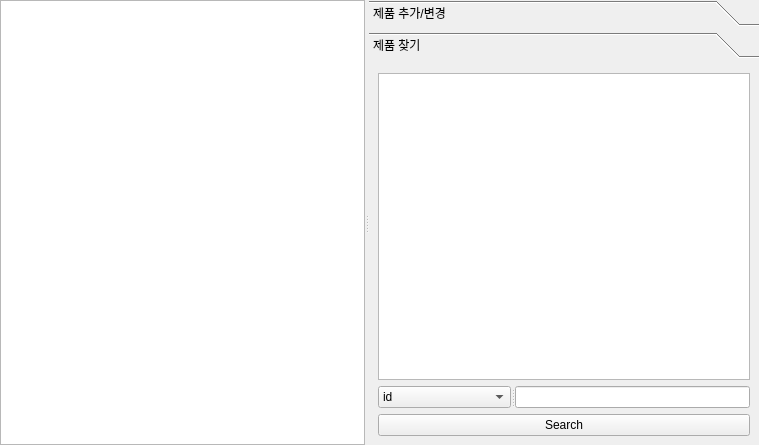
<?xml version="1.0" encoding="UTF-8"?>
<ui version="4.0">
 <class>ProductUI</class>
 <widget class="QWidget" name="ProductUI">
  <property name="geometry">
   <rect>
    <x>0</x>
    <y>0</y>
    <width>759</width>
    <height>445</height>
   </rect>
  </property>
  <property name="windowTitle">
   <string>Form</string>
  </property>
  <layout class="QHBoxLayout" name="horizontalLayout_4">
   <property name="leftMargin">
    <number>0</number>
   </property>
   <property name="topMargin">
    <number>0</number>
   </property>
   <property name="rightMargin">
    <number>0</number>
   </property>
   <property name="bottomMargin">
    <number>0</number>
   </property>
   <item>
    <widget class="QSplitter" name="splitter_2">
     <property name="orientation">
      <enum>Qt::Orientation::Horizontal</enum>
     </property>
     <widget class="QTableView" name="MainTableView">
      <property name="mouseTracking">
       <bool>true</bool>
      </property>
     </widget>
     <widget class="QToolBox" name="PToolBox">
      <property name="currentIndex">
       <number>1</number>
      </property>
      <widget class="QWidget" name="ProductAdd">
       <property name="geometry">
        <rect>
         <x>0</x>
         <y>0</y>
         <width>387</width>
         <height>397</height>
        </rect>
       </property>
       <attribute name="label">
        <string>제품 추가/변경</string>
       </attribute>
       <layout class="QGridLayout" name="gridLayout">
        <item row="0" column="0">
         <layout class="QHBoxLayout" name="horizontalLayout">
          <item>
           <widget class="QLabel" name="PIDlabel">
            <property name="maximumSize">
             <size>
              <width>16777215</width>
              <height>20</height>
             </size>
            </property>
            <property name="text">
             <string>PID</string>
            </property>
           </widget>
          </item>
          <item>
           <widget class="QLineEdit" name="PIDLineEdit"/>
          </item>
         </layout>
        </item>
        <item row="1" column="0">
         <layout class="QHBoxLayout" name="horizontalLayout_2">
          <item>
           <widget class="QLabel" name="NameLabel">
            <property name="maximumSize">
             <size>
              <width>16777215</width>
              <height>20</height>
             </size>
            </property>
            <property name="text">
             <string>제품명</string>
            </property>
           </widget>
          </item>
          <item>
           <widget class="QLineEdit" name="NameLineEdit"/>
          </item>
         </layout>
        </item>
        <item row="2" column="0">
         <layout class="QHBoxLayout" name="horizontalLayout_3">
          <item>
           <widget class="QLabel" name="PriceLabel">
            <property name="maximumSize">
             <size>
              <width>16777215</width>
              <height>20</height>
             </size>
            </property>
            <property name="text">
             <string>제품 가격</string>
            </property>
           </widget>
          </item>
          <item>
           <widget class="QLineEdit" name="PriceLineEdit"/>
          </item>
         </layout>
        </item>
        <item row="3" column="0">
         <layout class="QHBoxLayout" name="horizontalLayout_5">
          <item>
           <widget class="QLabel" name="CntLabel">
            <property name="maximumSize">
             <size>
              <width>16777215</width>
              <height>20</height>
             </size>
            </property>
            <property name="text">
             <string>제품 수량</string>
            </property>
           </widget>
          </item>
          <item>
           <widget class="QLineEdit" name="CntLineEdit"/>
          </item>
         </layout>
        </item>
        <item row="4" column="0">
         <widget class="QLabel" name="ImageLabel">
          <property name="minimumSize">
           <size>
            <width>150</width>
            <height>150</height>
           </size>
          </property>
          <property name="text">
           <string>미리보기</string>
          </property>
          <property name="alignment">
           <set>Qt::AlignmentFlag::AlignCenter</set>
          </property>
         </widget>
        </item>
        <item row="5" column="0">
         <widget class="QPushButton" name="ImageButton">
          <property name="text">
           <string>이미지 추가</string>
          </property>
         </widget>
        </item>
        <item row="6" column="0">
         <widget class="QPushButton" name="AddButton">
          <property name="text">
           <string>추가 / 변경</string>
          </property>
         </widget>
        </item>
        <item row="7" column="0">
         <widget class="QPushButton" name="DeleteButton">
          <property name="text">
           <string>제거</string>
          </property>
         </widget>
        </item>
       </layout>
      </widget>
      <widget class="QWidget" name="ProductSearch">
       <property name="geometry">
        <rect>
         <x>0</x>
         <y>0</y>
         <width>387</width>
         <height>397</height>
        </rect>
       </property>
       <attribute name="label">
        <string>제품 찾기</string>
       </attribute>
       <layout class="QVBoxLayout" name="verticalLayout">
        <item>
         <widget class="QTableView" name="SearchTableView">
          <property name="mouseTracking">
           <bool>true</bool>
          </property>
         </widget>
        </item>
        <item>
         <widget class="QSplitter" name="splitter">
          <property name="orientation">
           <enum>Qt::Orientation::Horizontal</enum>
          </property>
          <widget class="QComboBox" name="SearchComboBox">
           <item>
            <property name="text">
             <string>id</string>
            </property>
           </item>
           <item>
            <property name="text">
             <string>name</string>
            </property>
           </item>
           <item>
            <property name="text">
             <string>price</string>
            </property>
           </item>
           <item>
            <property name="text">
             <string>cnt</string>
            </property>
           </item>
          </widget>
          <widget class="QLineEdit" name="SearchLineEdit"/>
         </widget>
        </item>
        <item>
         <widget class="QPushButton" name="SearchButton">
          <property name="text">
           <string>Search</string>
          </property>
         </widget>
        </item>
       </layout>
      </widget>
     </widget>
    </widget>
   </item>
  </layout>
 </widget>
 <resources/>
 <connections/>
</ui>
